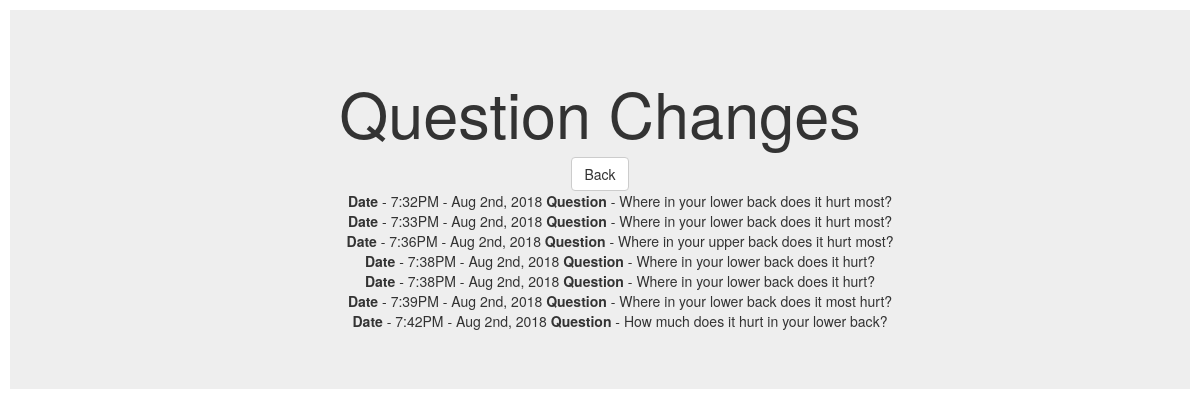
The page /question_changes/2 on the database its author committed.
### app/models.py (models this page shows, shortened)
class QuestionChange(models.Model):
    question = models.ForeignKey(Question, on_delete=models.CASCADE)
    text = models.CharField(max_length=4000)
    create_date = models.DateTimeField(default=timezone.now)
    objects = QuestionChangeManager()

### app/views.py (the view)
# urls.py: url(r'^question_changes/(?P<question_id>[0-9]+)$', views.QuestionChangesView.as_view(), name='questionChangesView')
class QuestionChangesView(TemplateView):
    template_name = 'app/questionChanges.html'
    def get(self, request, question_id):
        question_changes = QuestionChange.objects.filter(question_id = question_id)
        return render(request, self.template_name, {'question_changes': question_changes})

### app/templates/app/questionChanges.html (shortened to what this page needs)
<!DOCTYPE html>
<html lang="en">
<head>
    <link rel="stylesheet" href="https://maxcdn.bootstrapcdn.com/bootstrap/3.3.7/css/bootstrap.min.css"
>
</head>
<body>
<div class="jumbotron text-center" style="margin: 10px;">
    <div>
        <h1>Question Changes</h1>
        <a href="{% url 'index' %}" class="btn btn-default">Back</a>
    </div>
    <ul style="list-style: none;">
        {% for question_change in question_changes %}
            <li><strong>Date</strong> - {{ question_change.create_date|date:"g:iA - M jS, Y" }}
                <strong>Question</strong> - {{ question_change.text }}</li>
        {% endfor %}
    </ul>
</div>
</body>
</html>

### rows shown on the page
QuestionChange: create_date "7:32PM - Aug 2nd, 2018", text "Where in your lower back does it hurt most?"
QuestionChange: create_date "7:33PM - Aug 2nd, 2018", text "Where in your lower back does it hurt most?"
QuestionChange: create_date "7:36PM - Aug 2nd, 2018", text "Where in your upper back does it hurt most?"
QuestionChange: create_date "7:38PM - Aug 2nd, 2018", text "Where in your lower back does it hurt?"
QuestionChange: create_date "7:38PM - Aug 2nd, 2018", text "Where in your lower back does it hurt?"
QuestionChange: create_date "7:39PM - Aug 2nd, 2018", text "Where in your lower back does it most hurt?"
QuestionChange: create_date "7:42PM - Aug 2nd, 2018", text "How much does it hurt in your lower back?"
